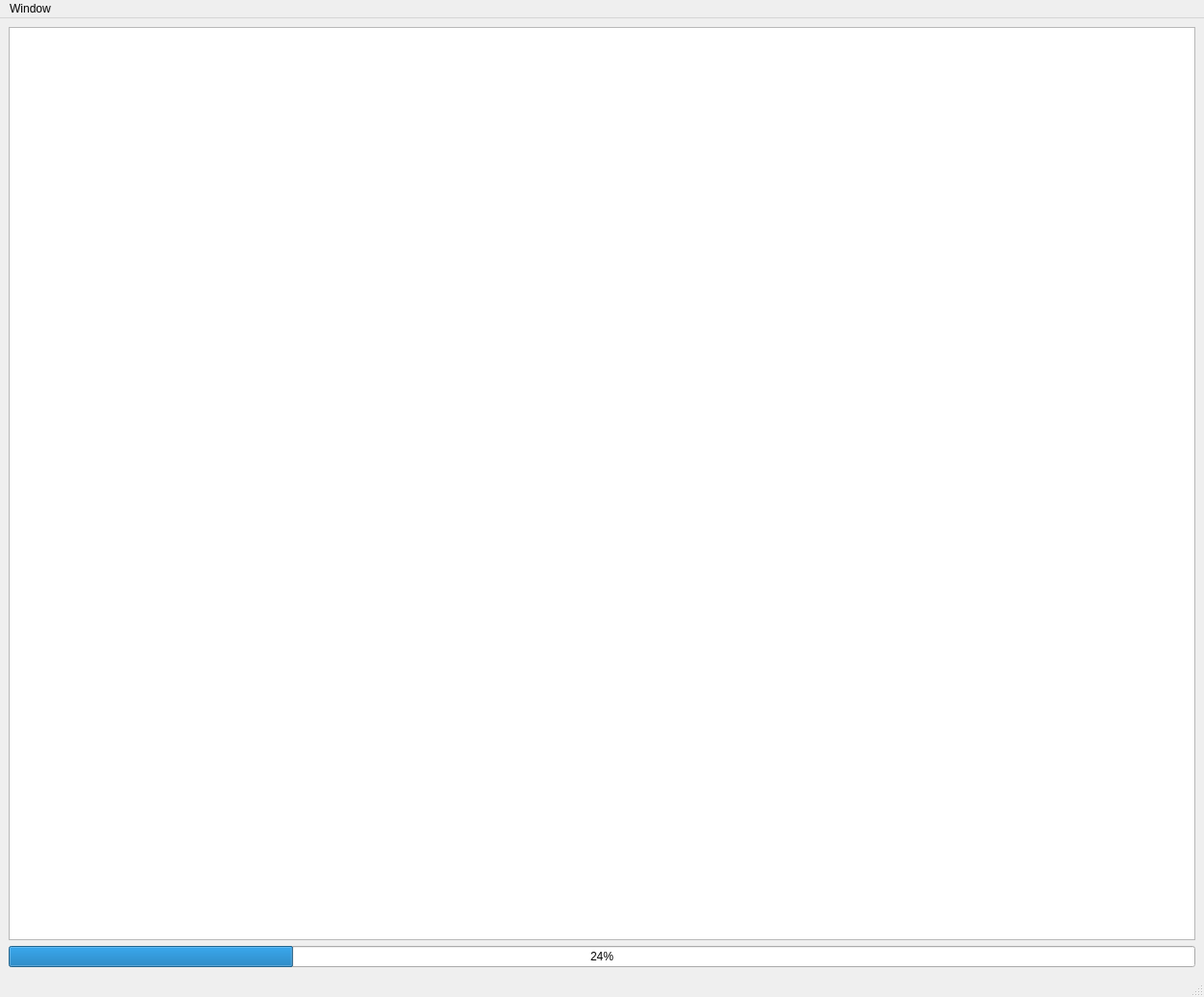
<?xml version="1.0" encoding="UTF-8"?>
<ui version="4.0">
 <class>TileManager</class>
 <widget class="QMainWindow" name="TileManager">
  <property name="geometry">
   <rect>
    <x>0</x>
    <y>0</y>
    <width>1250</width>
    <height>1035</height>
   </rect>
  </property>
  <property name="windowTitle">
   <string>Tile Manager</string>
  </property>
  <widget class="QWidget" name="centralwidget">
   <layout class="QVBoxLayout" name="verticalLayout">
    <item>
     <widget class="ZTileManagerView" name="tileView"/>
    </item>
    <item>
     <widget class="QProgressBar" name="progressBar">
      <property name="value">
       <number>24</number>
      </property>
     </widget>
    </item>
   </layout>
  </widget>
  <widget class="QMenuBar" name="menubar">
   <property name="geometry">
    <rect>
     <x>0</x>
     <y>0</y>
     <width>1250</width>
     <height>22</height>
    </rect>
   </property>
   <widget class="QMenu" name="menuWindow">
    <property name="title">
     <string>Window</string>
    </property>
    <addaction name="actionMain_Window"/>
    <addaction name="actionProjection_Window"/>
    <addaction name="action3D_Window"/>
   </widget>
   <addaction name="menuWindow"/>
  </widget>
  <widget class="QStatusBar" name="statusbar"/>
  <action name="actionMain_Window">
   <property name="text">
    <string>Stack Window</string>
   </property>
  </action>
  <action name="action3D_Window">
   <property name="text">
    <string>3D Window</string>
   </property>
  </action>
  <action name="actionProjection_Window">
   <property name="text">
    <string>Projection Window</string>
   </property>
  </action>
 </widget>
 <customwidgets>
  <customwidget>
   <class>ZTileManagerView</class>
   <extends>QGraphicsView</extends>
   <header>ztilemanagerview.h</header>
  </customwidget>
 </customwidgets>
 <resources/>
 <connections/>
</ui>
